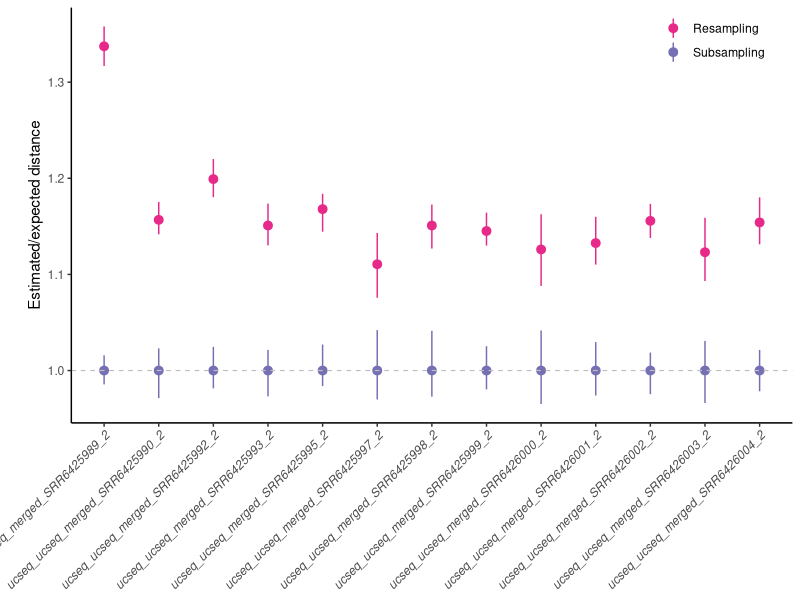
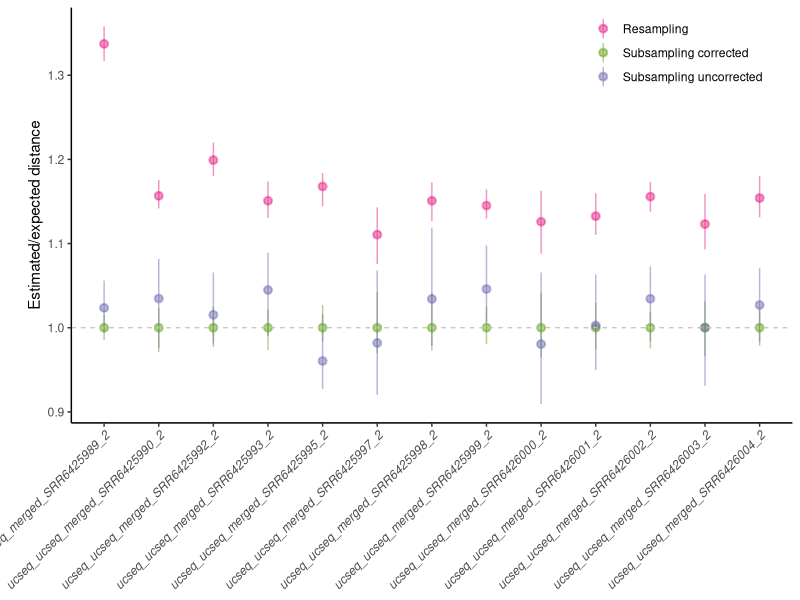
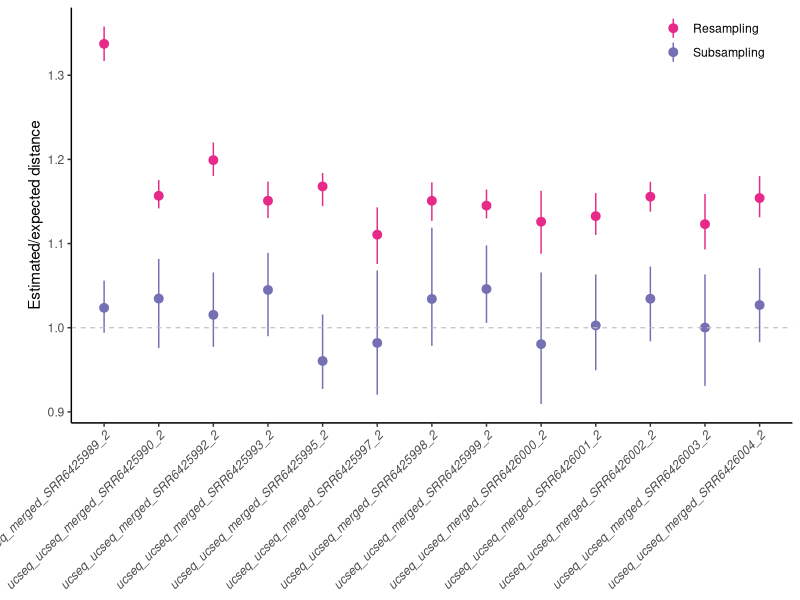
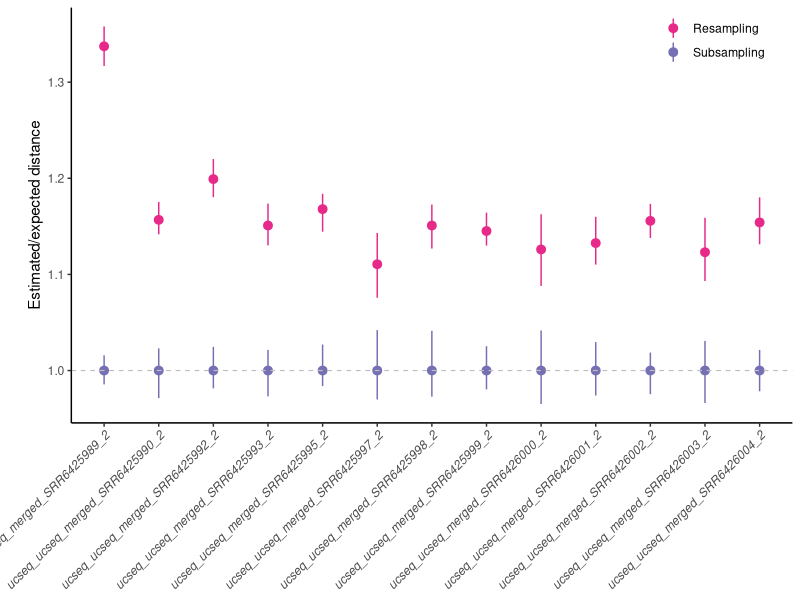
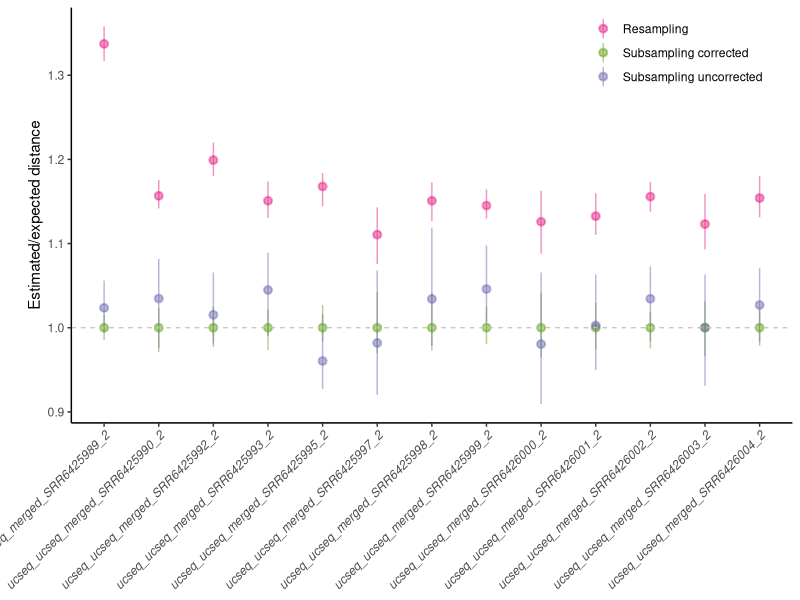
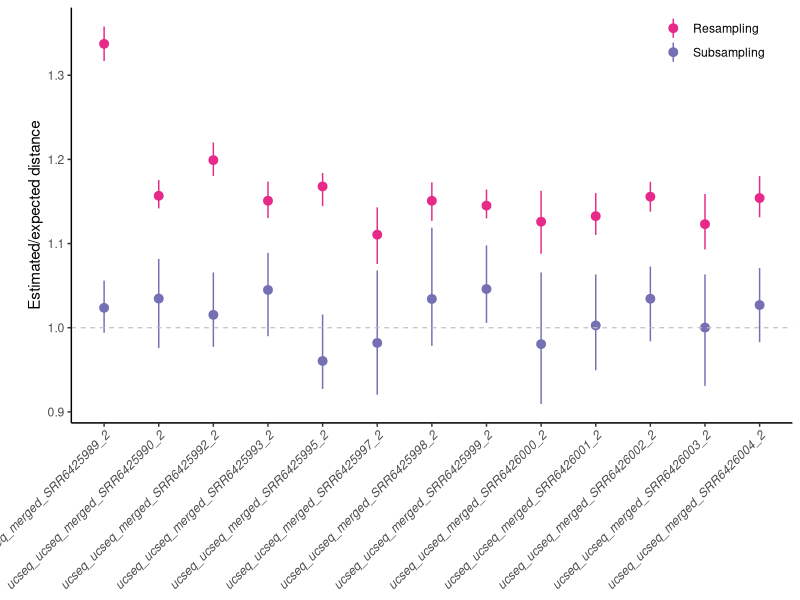

Write the R code that produced these figures, in order. (Note: this script raises an error after producing the figures.)
require(ggplot2); require(scales); require(reshape2); 
#install.packages("dplyr")
require(dplyr)
require(Hmisc)
library("readxl")
library(ggpubr)
#install.packages("ggpubr")

setwd(dirname(rstudioapi::getActiveDocumentContext()$path))
getwd()


#dir1 = 'd0.01'
#dir2 = 'd0.05'
#dir3 = 'd0.25'

#d1=read.csv(paste0(dir1,'/combined_all_dist_removed_outliers.csv'),sep=",",h=T)
#d2=read.csv(paste0(dir2,'/combined_all_dist_removed_outliers.csv'),sep=",",h=T)
#d3=read.csv(paste0(dir3,'/combined_all_dist_removed_outliers.csv'),sep=",",h=T)
#d <- rbind(d1, d2, d3)
#write.csv(d,"combined_all_dist_removed_outliers_threeD.csv", row.names = FALSE)


d1<- read.csv("combined_resample_all_dist.csv",sep=",",h=T)
d2 <- read.csv("combined_subsample_all_dist.csv",sep=",",h=T) #Main correction
d1$test = "resample"
d2$test = "subsample"

d <- rbind(d1, d2)
head(d)


d=d[d$variable %in% c("ucseq_ucseq_merged_SRR6425991_2") & !d$cond %in% c("main"),]

d=d[!d$sample %in% c("ucseq_ucseq_merged_SRR6425991_2"),]

d
#d$bb=as.factor(round(d$b,3))

levels(d$sample)
levels(d$sample)[levels(d$sample)=="ucseq_ucseq_merged_SRR6425989_2"] <- "Drosophila bipectinata"
levels(d$sample)[levels(d$sample)=="ucseq_ucseq_merged_SRR6425990_2"] <- "Drosophila erecta"
levels(d$sample)[levels(d$sample)=="ucseq_ucseq_merged_SRR6425991_2"] <- "Drosophila ananassae"
levels(d$sample)[levels(d$sample)=="ucseq_ucseq_merged_SRR6425992_2"] <- "Drosophila biarmipes"
levels(d$sample)[levels(d$sample)=="ucseq_ucseq_merged_SRR6425993_2"] <- "Drosophila mauritiana"
levels(d$sample)[levels(d$sample)=="ucseq_ucseq_merged_SRR6425995_2"] <- "Drosophila eugracilis"
levels(d$sample)[levels(d$sample)=="ucseq_ucseq_merged_SRR6425997_2"] <- "Drosophila mojavensis"
levels(d$sample)[levels(d$sample)=="ucseq_ucseq_merged_SRR6425998_2"] <- "Drosophila persimilis"
levels(d$sample)[levels(d$sample)=="ucseq_ucseq_merged_SRR6425999_2"] <- "Drosophila simulans"
levels(d$sample)[levels(d$sample)=="ucseq_ucseq_merged_SRR6426000_2"] <- "Drosophila virilis"
levels(d$sample)[levels(d$sample)=="ucseq_ucseq_merged_SRR6426001_2"] <- "Drosophila pseudoobscura"
levels(d$sample)[levels(d$sample)=="ucseq_ucseq_merged_SRR6426002_2"] <- "Drosophila sechellia"
levels(d$sample)[levels(d$sample)=="ucseq_ucseq_merged_SRR6426003_2"] <- "Drosophila willistoni"
levels(d$sample)[levels(d$sample)=="ucseq_ucseq_merged_SRR6426004_2"] <- "Drosophila yakuba"




#levels(d$sample)=list("3/4"=0.75, "4/5"=0.8,"6/7"=0.857,"9/10*"=9/10,"13/14"=0.929,"20/21"=0.952)



head(d)
#d$exp_coverage = round(d$exp_coverage, digits = 2) 

#b1 = subset(d, d['condition']!="subsample_main_main" & d['condition']!="subsample_mean_mean")
#b = subset(b1, b1['exp_coverage']>0.06)
#head(b1)
#b=d

library(RColorBrewer)
my_palette = c(brewer.pal(9, "RdBu")[c(1,2, 3, 7, 9)])
my_colors <- RColorBrewer::brewer.pal(8, "Dark2")
values=my_palette

#groupy(true_dist, condition)

head(d)

theme_grey()$plot.margin

dp<-ggplot(aes(x=sample,y=est_true, color=test), data=d)+
  #geom_point(alpha=0.5)+
  #stat_summary(fun.data = "mean_sdl", fun.args = list(mult = 1), geom="pointrange", alpha=0.5)+
  stat_summary(aes(group=test),fun = mean, fun.min = min, fun.max = max, geom="pointrange")+
  #stat_summary(fun = mean, fun.min = min, fun.max = max, colour = test, size = 2) +
  #stat_summary(geom="pointrange", aes(group=condition), position=position_dodge(.9),
  #             fun.data = mean_sdl, colour='black', fun.args = list(mult = 1))+
  
  #geom_boxplot(aes(factor(exp_coverage), dist))+
  #theme_bw()+
  theme_classic()+
  geom_hline(yintercept=1.0, linetype="dashed", 
             color = "grey", size=0.4)+
  
  #facet_wrap(facets = vars(true_dist), ncol = 5)+
  #geom_hline(yintercept=1.0, color='grey', linetype="dashed", size = 0.4)+
  labs(y= "Estimated/expected distance", x = NA)+
  theme(axis.text.x = element_text(angle = 45, vjust = 1.0, hjust=1.0, face='italic'), 
        axis.title.x=element_blank(),)+
  scale_color_manual(name="", values = c(my_colors[4], my_colors[3]), 
                     labels = c("Resampling", "Subsampling" ))+
  #theme(axis.text.x = element_text(angle = 45))+
  #scale_color_manual(name="", values = c("#ca0020", "#0571b0"), )+
  #theme(legend.text=element_text(size=10), legend.title=element_text(size=10))+
  #theme(legend.position = c(0.5, -0.1), legend.direction="horizontal")+
  #theme(legend.position = 'bottom', legend.direction="horizontal")+
  theme(legend.position = c(.89,.95),
        legend.margin=margin(t = 0.0, unit='cm'), legend.direction="vertical" )+
  theme(plot.margin=unit(c(5.5,5.5,5.5,20.0),"pt"))
  #scale_y_continuous(limits = c(0.965, NA))+
#theme(legend.position = "none")
#geom_boxplot(aes(y=sqrt(prct_reads)*(dist-mean)+me),color="red")
dp
ggsave("resample.pdf", width=6.5,height = 3.5, dp)






###### combined corrected, uncorrected and bootstrap
d3<- read.csv("_summary.csv",sep=",",h=T)
d3
names(d3)[names(d3) == 'sample_2'] <- 'variable'
names(d3)[names(d3) == 'uncorrected_dist'] <- 'value_x'
names(d3)[names(d3) == 'no_strapped_dist'] <- 'value_y'
d3$test = "subsample_raw"
d3$est_true = d3$value_x/d3$value_y






common_cols <- intersect(colnames(d), colnames(d3))
d_all<-rbind(
  subset(d, select = common_cols), 
  subset(d3, select = common_cols)
)
d_all

d
d_all=d_all[d_all$variable %in% c("ucseq_ucseq_merged_SRR6425991_2"),]

d_all=d_all[!d_all$sample %in% c("ucseq_ucseq_merged_SRR6425991_2"),]



d_all
#d$bb=as.factor(round(d$b,3))

levels(d_all$sample)
levels(d_all$sample)[levels(d_all$sample)=="ucseq_ucseq_merged_SRR6425989_2"] <- "Drosophila bipectinata"
levels(d_all$sample)[levels(d_all$sample)=="ucseq_ucseq_merged_SRR6425990_2"] <- "Drosophila erecta"
levels(d_all$sample)[levels(d_all$sample)=="ucseq_ucseq_merged_SRR6425991_2"] <- "Drosophila ananassae"
levels(d_all$sample)[levels(d_all$sample)=="ucseq_ucseq_merged_SRR6425992_2"] <- "Drosophila biarmipes"
levels(d_all$sample)[levels(d_all$sample)=="ucseq_ucseq_merged_SRR6425993_2"] <- "Drosophila mauritiana"
levels(d_all$sample)[levels(d_all$sample)=="ucseq_ucseq_merged_SRR6425995_2"] <- "Drosophila eugracilis"
levels(d_all$sample)[levels(d_all$sample)=="ucseq_ucseq_merged_SRR6425997_2"] <- "Drosophila mojavensis"
levels(d_all$sample)[levels(d_all$sample)=="ucseq_ucseq_merged_SRR6425998_2"] <- "Drosophila persimilis"
levels(d_all$sample)[levels(d_all$sample)=="ucseq_ucseq_merged_SRR6425999_2"] <- "Drosophila simulans"
levels(d_all$sample)[levels(d_all$sample)=="ucseq_ucseq_merged_SRR6426000_2"] <- "Drosophila virilis"
levels(d_all$sample)[levels(d_all$sample)=="ucseq_ucseq_merged_SRR6426001_2"] <- "Drosophila pseudoobscura"
levels(d_all$sample)[levels(d_all$sample)=="ucseq_ucseq_merged_SRR6426002_2"] <- "Drosophila sechellia"
levels(d_all$sample)[levels(d_all$sample)=="ucseq_ucseq_merged_SRR6426003_2"] <- "Drosophila willistoni"
levels(d_all$sample)[levels(d_all$sample)=="ucseq_ucseq_merged_SRR6426004_2"] <- "Drosophila yakuba"




#levels(d$sample)=list("3/4"=0.75, "4/5"=0.8,"6/7"=0.857,"9/10*"=9/10,"13/14"=0.929,"20/21"=0.952)



head(d_all)
#d$exp_coverage = round(d$exp_coverage, digits = 2) 

#b1 = subset(d, d['condition']!="subsample_main_main" & d['condition']!="subsample_mean_mean")
#b = subset(b1, b1['exp_coverage']>0.06)
#head(b1)
#b=d

library(RColorBrewer)
my_palette = c(brewer.pal(9, "RdBu")[c(1,2, 3, 7, 9)])
my_colors <- RColorBrewer::brewer.pal(8, "Dark2")
values=my_palette

#groupy(true_dist, condition)

head(d_all)

theme_grey()$plot.margin

dp<-ggplot(aes(x=sample,y=est_true, color=test), data=d_all)+
  #geom_point(alpha=0.5)+
  #stat_summary(fun.data = "mean_sdl", fun.args = list(mult = 1), geom="pointrange", alpha=0.5)+
  stat_summary(aes(group=test),fun = mean, fun.min = min, fun.max = max, geom="pointrange", alpha=0.5)+
  #stat_summary(fun = mean, fun.min = min, fun.max = max, colour = test, size = 2) +
  #stat_summary(geom="pointrange", aes(group=condition), position=position_dodge(.9),
  #             fun.data = mean_sdl, colour='black', fun.args = list(mult = 1))+
  
  #geom_boxplot(aes(factor(exp_coverage), dist))+
  #theme_bw()+
  theme_classic()+
  geom_hline(yintercept=1.0, linetype="dashed", 
             color = "grey", size=0.4)+
  
  #facet_wrap(facets = vars(true_dist), ncol = 5)+
  #geom_hline(yintercept=1.0, color='grey', linetype="dashed", size = 0.4)+
  labs(y= "Estimated/expected distance", x = NA)+
  theme(axis.text.x = element_text(angle = 45, vjust = 1.0, hjust=1.0, face='italic'), 
        axis.title.x=element_blank(),)+
  scale_color_manual(name="", values = c(my_colors[4], my_colors[5], my_colors[3]), 
                     labels = c("Resampling", "Subsampling corrected ","Subsampling uncorrected"))+
  #theme(axis.text.x = element_text(angle = 45))+
  #scale_color_manual(name="", values = c("#ca0020", "#0571b0"), )+
  #theme(legend.text=element_text(size=10), legend.title=element_text(size=10))+
  #theme(legend.position = c(0.5, -0.1), legend.direction="horizontal")+
  #theme(legend.position = 'bottom', legend.direction="horizontal")+
  theme(legend.position = c(.84,.92),
        legend.margin=margin(t = 0.0, unit='cm'), legend.direction="vertical" )+
  theme(plot.margin=unit(c(5.5,5.5,5.5,20.0),"pt"))
#scale_y_continuous(limits = c(0.965, NA))+
#theme(legend.position = "none")
#geom_boxplot(aes(y=sqrt(prct_reads)*(dist-mean)+me),color="red")
dp
ggsave("resample_all.pdf", width=6.5,height = 3.5, dp)


write.table(d_all, "combined_all_three.csv",row.names = FALSE, sep=',')

##############################################################################
##############################################################################

###### raw resample distances with raw subsample distances
d1<- read.csv("_summary.csv",sep=",",h=T)
d1
names(d1)[names(d1) == 'sample_2'] <- 'variable'
names(d1)[names(d1) == 'uncorrected_dist'] <- 'value_x'
names(d1)[names(d1) == 'no_strapped_dist'] <- 'value_y'
d1$test = "resample"
d1$est_true = d1$value_x/d1$value_y

d1

d2 <- read.csv("combined_resample_all_dist.csv",sep=",",h=T) #Main correction
d2$test = "subsample"
d2=d2[!d2$cond %in% c("main"),]


common_cols <- intersect(colnames(d1), colnames(d2))
d<-rbind(
  subset(d1, select = common_cols), 
  subset(d2, select = common_cols)
)

d
d=d[d$variable %in% c("ucseq_ucseq_merged_SRR6425991_2"),]

d=d[!d$sample %in% c("ucseq_ucseq_merged_SRR6425991_2"),]



d
#d$bb=as.factor(round(d$b,3))

levels(d$sample)
levels(d$sample)[levels(d$sample)=="ucseq_ucseq_merged_SRR6425989_2"] <- "Drosophila bipectinata"
levels(d$sample)[levels(d$sample)=="ucseq_ucseq_merged_SRR6425990_2"] <- "Drosophila erecta"
levels(d$sample)[levels(d$sample)=="ucseq_ucseq_merged_SRR6425991_2"] <- "Drosophila ananassae"
levels(d$sample)[levels(d$sample)=="ucseq_ucseq_merged_SRR6425992_2"] <- "Drosophila biarmipes"
levels(d$sample)[levels(d$sample)=="ucseq_ucseq_merged_SRR6425993_2"] <- "Drosophila mauritiana"
levels(d$sample)[levels(d$sample)=="ucseq_ucseq_merged_SRR6425995_2"] <- "Drosophila eugracilis"
levels(d$sample)[levels(d$sample)=="ucseq_ucseq_merged_SRR6425997_2"] <- "Drosophila mojavensis"
levels(d$sample)[levels(d$sample)=="ucseq_ucseq_merged_SRR6425998_2"] <- "Drosophila persimilis"
levels(d$sample)[levels(d$sample)=="ucseq_ucseq_merged_SRR6425999_2"] <- "Drosophila simulans"
levels(d$sample)[levels(d$sample)=="ucseq_ucseq_merged_SRR6426000_2"] <- "Drosophila virilis"
levels(d$sample)[levels(d$sample)=="ucseq_ucseq_merged_SRR6426001_2"] <- "Drosophila pseudoobscura"
levels(d$sample)[levels(d$sample)=="ucseq_ucseq_merged_SRR6426002_2"] <- "Drosophila sechellia"
levels(d$sample)[levels(d$sample)=="ucseq_ucseq_merged_SRR6426003_2"] <- "Drosophila willistoni"
levels(d$sample)[levels(d$sample)=="ucseq_ucseq_merged_SRR6426004_2"] <- "Drosophila yakuba"


d

#levels(d$sample)=list("3/4"=0.75, "4/5"=0.8,"6/7"=0.857,"9/10*"=9/10,"13/14"=0.929,"20/21"=0.952)



head(d)
#d$exp_coverage = round(d$exp_coverage, digits = 2) 

#b1 = subset(d, d['condition']!="subsample_main_main" & d['condition']!="subsample_mean_mean")
#b = subset(b1, b1['exp_coverage']>0.06)
#head(b1)
#b=d

library(RColorBrewer)
my_palette = c(brewer.pal(9, "RdBu")[c(1,2, 3, 7, 9)])
my_colors <- RColorBrewer::brewer.pal(8, "Dark2")
values=my_palette

#groupy(true_dist, condition)

head(d)

theme_grey()$plot.margin

dp<-ggplot(aes(x=sample,y=est_true, color=test), data=d)+
  #geom_point(alpha=0.5)+
  #stat_summary(fun.data = "mean_sdl", fun.args = list(mult = 1), geom="pointrange", alpha=0.5)+
  stat_summary(aes(group=test),fun = mean, fun.min = min, fun.max = max, geom="pointrange")+
  #stat_summary(fun = mean, fun.min = min, fun.max = max, colour = test, size = 2) +
  #stat_summary(geom="pointrange", aes(group=condition), position=position_dodge(.9),
  #             fun.data = mean_sdl, colour='black', fun.args = list(mult = 1))+
  
  #geom_boxplot(aes(factor(exp_coverage), dist))+
  #theme_bw()+
  theme_classic()+
  geom_hline(yintercept=1.0, linetype="dashed", 
             color = "grey", size=0.4)+
  
  #facet_wrap(facets = vars(true_dist), ncol = 5)+
  #geom_hline(yintercept=1.0, color='grey', linetype="dashed", size = 0.4)+
  labs(y= "Estimated/expected distance", x = NA)+
  theme(axis.text.x = element_text(angle = 45, vjust = 1.0, hjust=1.0, face='italic'), 
        axis.title.x=element_blank(),)+
  scale_color_manual(name="", values = c(my_colors[3], my_colors[4]), 
                     labels = c("Subsampling", "Resampling"), guide = guide_legend(reverse = TRUE))+
  #theme(axis.text.x = element_text(angle = 45))+
  #scale_color_manual(name="", values = c("#ca0020", "#0571b0"), )+
  #theme(legend.text=element_text(size=10), legend.title=element_text(size=10))+
  #theme(legend.position = c(0.5, -0.1), legend.direction="horizontal")+
  #theme(legend.position = 'bottom', legend.direction="horizontal")+
  theme(legend.position = c(.89,.95),
        legend.margin=margin(t = 0.0, unit='cm'), legend.direction="vertical" )+
  theme(plot.margin=unit(c(5.5,5.5,5.5,20.0),"pt"))
#scale_y_continuous(limits = c(0.965, NA))+
#theme(legend.position = "none")
#geom_boxplot(aes(y=sqrt(prct_reads)*(dist-mean)+me),color="red")
dp
ggsave("resample_raw.pdf", width=6.5,height = 3.5, dp)





##############################################################################
##############################################################################






# scaled dist
dp <-ggplot(aes(x=as.factor(true_dist),y=scaled_dist, groupy(condition), color=condition ), 
               data=d[d$condition %in% c("subsample_no_strap","sim", "subsample_uncor") & d$true_dist %in% c(0.01, 0.02, 0.05, 0.10, 0.15,  0.25), ], )+
  


head(d)
library(dplyr)
# summarising all non-grouping variables
df2 <- d %>% group_by(condition, true_dist) %>% summarise(Variance=var(dist))
df2


# scaled dist
bp<-ggplot(aes(x=as.factor(true_dist), y=Variance, color=condition, group = condition), data=df2[df2$condition %in% c("subsample_no_strap","sim", "subsample_uncor") & df2$true_dist %in% c(0.01, 0.02, 0.05, 0.10, 0.15, 0.25), ], )+
  geom_point()+
  geom_line()+
  scale_y_continuous(trans='log10')+
  #stat_summary(geom="point",fun.y = mean)+
  #geom_boxplot(aes(factor(exp_coverage), dist))+
  #geom_boxplot()+
  #theme_bw()+
  theme_classic()+
  scale_color_manual(name="", values = c("#252525", "#ca0020", "#0571b0" ), 
                    labels = c("Simulated", "Corrected", "Uncorrected"))+
  #facet_wrap(facets = vars(true_dist), ncol = 8)+
  #geom_hline(yintercept=1.0, color='red', linetype="dashed", size = 0.4)+
  labs(y= expression(Log[10](variance~of~distance)), x = "True distance")+
  theme(legend.position = c(.83,.20), 
        legend.margin=margin(t = 0.0, unit='cm') )
  #theme(axis.text.x = element_text(angle = 45, vjust = 1.0, hjust=1.0))+
  #theme(axis.text.x = element_text(angle = 45))+
  #scale_color_manual(name="", values = c("#ca0020", "#0571b0"), )+
  #theme(legend.text=element_text(size=10), legend.title=element_text(size=10))+
  #theme(legend.position = c(0.5, -0.1), legend.direction="horizontal")+
  #theme(legend.position = 'bottom', legend.direction="horizontal")
  #geom_boxplot(aes(y=sqrt(prct_reads)*(dist-mean)+me),color="red")
  ggsave("cherry_var.pdf", width=4,height = 3.5, bp)

bp


p1 <- ggarrange(dp, bp, labels = c("A", "B"), widths=c(0.5, 0.5), ncol = 2, nrow = 1)

arrange <-ggarrange(p1, NULL, myplt, labels = c("", "", "C"), ncol = 1, heights=c(1, 0.05, 1), nrow = 3)
arrange
ggsave("cherry_three_plots.pdf", width=8.0,height = 7.0, arrange)







#sd dev
ggplot(aes(x=as.factor(condition),y=dist, groupy(true_dist)), data=d)+
    #geom_point()+
    #geom_violin() +
    #stat_summary(fun.y = "mean", geom = "col") +
    stat_summary(geom="point", fun.data = mean_sdl, colour='red', fun.args = list(mult = 1))+
    #geom_boxplot(aes(factor(exp_coverage), dist))+
    theme_classic()+
    facet_wrap(facets = vars(true_dist), ncol = 8, scales = "free")+
    labs(y= "Scaled distance", x = "Condition")+
    scale_y_continuous(trans='log10')+
    theme(axis.text.x = element_text(angle = 45, vjust = 1.0, hjust=1.0))+
    #theme(axis.text.x = element_text(angle = 45))+
    #scale_color_manual(name="", values = c("#ca0020", "#0571b0"), )+
    #theme(legend.text=element_text(size=10), legend.title=element_text(size=10))+
    #theme(legend.position = c(0.5, -0.1), legend.direction="horizontal")+
    theme(legend.position = 'bottom', legend.direction="horizontal")+
    #geom_boxplot(aes(y=sqrt(prct_reads)*(dist-mean)+me),color="red")
    ggsave("cherry_sd_dev.pdf", width=7.2,height = 4)
  
  
#

#############




d[d$V1<33,]
